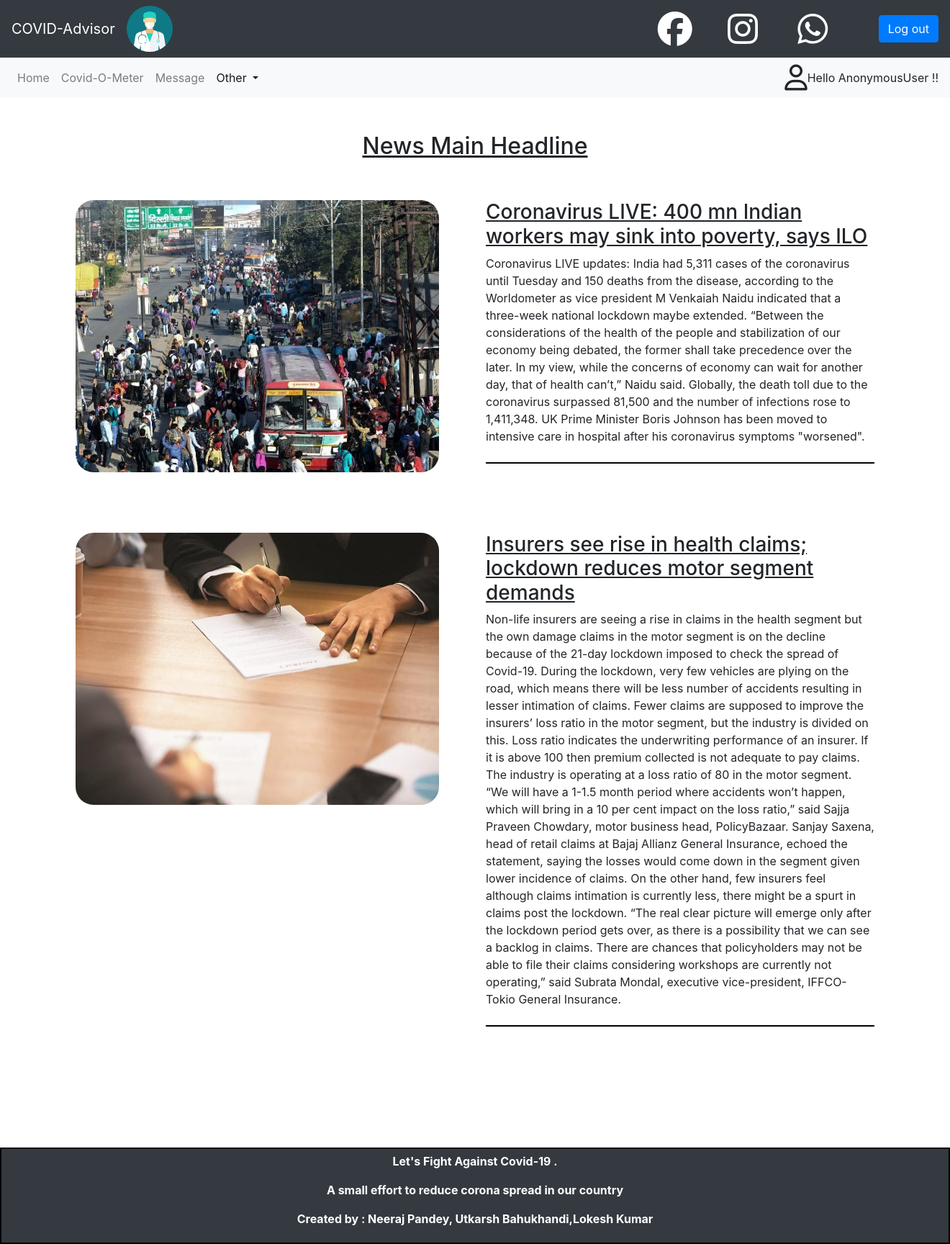
Page /news/ on the committed database.
### mysite/models.py (models this page shows)
class news_data(models.Model):
    s_no=models.AutoField
    heading=models.CharField(max_length=100,default="")
    image=models.ImageField(upload_to='pics',default="")
    newsdata=models.TextField(default="")

### mysite/views.py (the view)
# urls.py: path("news/",views.news,name='news'),
def news(request):
    Data=news_data.objects.all()
    n=len(Data)
    params={'Data':Data,'n_r':n,'nrow':range(n)}
    return render(request,'news.html',params)

### mysite/templates/news.html (shortened to what this page needs)
{% extends 'basic.html' %}
{% block body %}
{% load static %}
<nav class="navbar navbar-expand-lg navbar-light bg-light sticky" >
  <div class="collapse navbar-collapse" id="navbarTogglerDemo03" >
    <ul class="navbar-nav mr-auto mt-2 mt-lg-0">
      <li class="nav-item ">
        <a class="nav-link" href="/home/">Home</a>
      </li>
      <li class="nav-item">
        <a class="nav-link" href="/meter/">Covid-O-Meter</a>
      </li>
      <li class="nav-item">
          <a class="nav-link" href="/message/">Message</a>
        </li>
      <li class="nav-item dropdown active">
          <a class="nav-link dropdown-toggle" href="#" id="navbarDropdownMenuLink" role="button" data-toggle="dropdown" aria-haspopup="true" aria-expanded="false">
            Other
          </a>
        </li>
    </ul>
    <i class='far fa-user' style='font-size:36px;'></i>
    <div>Hello {{user}} !!</div>
  </div>
</nav>
    <br>
<br>
<div class="container" style="text-align:center;">
  <h2><u>News Main Headline </u></h2>
</div>
<br>
<br>
{% for i in Data|slice:"0:" %}
<div class="container ">
  <div class="row" >
      <div class="col-sm-6">
      <img src="/media/{{i.image}}" class="img-fluid" alt="Responsive image" style="border-radius:25px;height:10cm;">
    </div>
    <div class="col-sm-6" style="background-color:white;">
    <div><u><h3>{{i.heading}}</u></h3></div>
    <div style="border-bottom:2px solid black" >{{i.newsdata}}
      <br>
      <br>
    </div>
    <br>
    </div>
    <br><br><br>
    <br>
    </div>
    <br><br><br>
    </div>
   {% endfor %}
   {% endblock %}

### mysite/templates/basic.html (style rules this page uses)
a { list-style-type: none; cursor:pointer; opacity:1; }

### rows in the picture
news_data: image (picture), heading "Coronavirus LIVE: 400 mn Indian workers may sink into poverty, says ILO", newsdata "Coronavirus LIVE updates: India had 5,311 cases of the coronavirus until Tuesday and 150 deaths from the disease, according to the Worldometer as vice president M Venkaiah Naidu indicated that a three-week national lockdown maybe extended. “Between the considerations of the health of the people and stabilization of our economy being debated, the former shall take precedence over the later. In my view, while the concerns of economy can wait for another day, that of health can’t,” Naidu said. Globally, the death toll due to the coronavirus surpassed 81,500 and the number of infections rose to 1,411,348. UK Prime Minister Boris Johnson has been moved to intensive care in hospital after his…"
news_data: image (picture), heading "Insurers see rise in health claims; lockdown reduces motor segment demands", newsdata "Non-life insurers are seeing a rise in claims in the health segment but the own damage claims in the motor segment is on the decline because of the 21-day lockdown imposed to check the spread of Covid-19. During the lockdown, very few vehicles are plying on the road, which means there will be less number of accidents resulting in lesser intimation of claims. Fewer claims are supposed to improve the insurers’ loss ratio in the motor segment, but the industry is divided on this. Loss ratio indicates the underwriting performance of an insurer. If it is above 100 then premium collected is not adequate to pay claims. The industry is operating at a loss ratio of 80 in the motor segment. “We will…"

### other values in the picture
{{ user }} "AnonymousUser"
